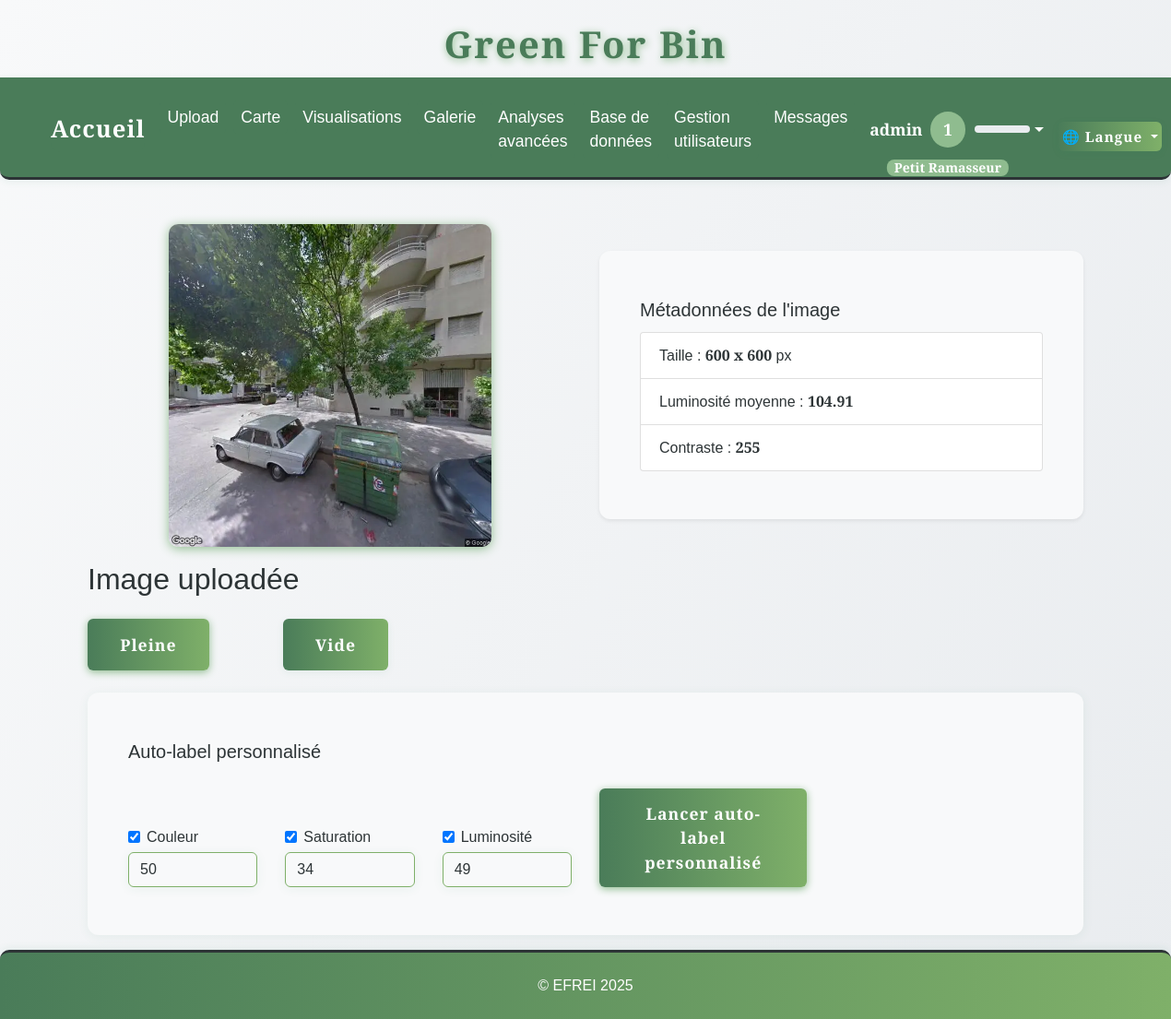
Screenshot of /annotate/00594_00.jpg (signed in) with the database file from the repository.
### tables this page shows
CREATE TABLE images (
                id INTEGER PRIMARY KEY AUTOINCREMENT,
                filename TEXT,
                upload_date TEXT,
                annotation TEXT,
                width INTEGER,
                height INTEGER,
                file_size INTEGER,
                avg_color TEXT,
                hist_rgb TEXT,
                hist_lum TEXT,
                contrast INTEGER,
                contour_count INTEGER,
                localisation TEXT
            , std_h REAL, std_s REAL, std_v REAL);

### app.py (the view, shortened to what this page needs)
@app.route('/annotate/<filename>', methods=['GET', 'POST'])
@login_required
def annotate(filename):
    auto_label = request.args.get('auto_label')
    custom_auto_label_result = None
    with sqlite3.connect(DB_PATH) as conn:
        c = conn.cursor()
        c.execute('''
            SELECT width, height, contrast
            FROM images
            WHERE filename = ?
        ''', (filename,))
        row = c.fetchone()
        if row:
            width, height, contrast = row
        else:
            width, height, contrast = None, None, None
    image_path = os.path.join(app.config['UPLOAD_FOLDER'], filename)
    luminosity = None
    try:
        img = Image.open(image_path).convert('L')
        np_img = np.array(img)
        luminosity = round(float(np.mean(np_img)), 2)
    except Exception as e:
        print(f"[ANNOTATE] Erreur calcul luminosité : {e}")
    metadata = {
        'width': width,
        'height': height,
        'contrast': contrast,
        'luminosity': luminosity
    }
    return render_template('annotate.html', filename=filename, auto_label=auto_label, metadata=metadata, custom_auto_label_result=custom_auto_label_result)

### app.py (called while the page is built)
def get_locale():
    return session.get('lang', request.accept_languages.best_match(['en', 'fr']))

@app.context_processor
def inject_locale():
    return dict(get_locale=get_locale)

@app.context_processor
def inject_user_level():
    def user_level():
        if 'user_id' in session:
            try:
                with sqlite3.connect(DB_PATH) as conn:
                    c = conn.cursor()
                    c.execute("SELECT xp FROM users WHERE id = ?", (session['user_id'],))
                    row = c.fetchone()
                    xp = row[0] if row and row[0] is not None else 0
                return get_user_level(xp)
            except Exception as e:
                print(f"[USER LEVEL] {e}")
        return get_user_level(0)
    return dict(user_level=user_level)

def login_required(f):
    @wraps(f)
    def decorated_function(*args, **kwargs):
        if 'user_id' not in session:
            flash('Vous devez être connecté pour accéder à cette page.', 'error')
            return redirect(url_for('login'))
        return f(*args, **kwargs)
    return decorated_function

### templates/annotate.html (shortened to what this page needs)
<!DOCTYPE html>
{% extends "base.html" %}
{% block content %}
<div class="container mt-4">
    <div class="row align-items-center">
        <div class="col-md-6 text-center">
            <img src="{{ url_for('static', filename='uploads/' ~ filename.rsplit('.', 1)[0] ~ '.webp') }}" alt="{{ _('Image à annoter') }}" class="img-fluid mb-3" style="max-height:350px;" loading="lazy">
        </div>
        <div class="col-md-6">
            <div class="card bg-creme shadow-sm mb-3">
                <div class="card-body">
                    <h5 class="card-title">{{ _("Métadonnées de l'image") }}</h5>
                    <ul class="list-group">
                        <li class="list-group-item">{{ _('Taille') }} : <b>{{ metadata.width }} x {{ metadata.height }}</b> px</li>
                        <li class="list-group-item">{{ _('Luminosité moyenne') }} : <b>{{ metadata.luminosity }}</b></li>
                        <li class="list-group-item">{{ _('Contraste') }} : <b>{{ metadata.contrast }}</b></li>
                    </ul>
                </div>
            </div>
        </div>
    </div>
    <h2>{{ _('Image uploadée') }}</h2>
    <form method="POST" class="d-flex gap-3 mb-4">
        <button type="submit" name="annotation" value="pleine" class="btn btn-success btn-lg" style="margin-right:2.5rem;">{{ _('Pleine') }}</button>
        <button type="submit" name="annotation" value="vide" class="btn btn-outline-success btn-lg" style="margin-left:2.5rem;">{{ _('Vide') }}</button>
    </form>
    <div class="card mb-3">
        <div class="card-body">
            <h5 class="card-title">{{ _('Auto-label personnalisé') }}</h5>
            <form method="POST" class="row g-3 align-items-end">
                <div class="col-md-2">
                    <div class="form-check">
                        <input class="form-check-input" type="checkbox" name="use_std_h" id="use_std_h" checked>
                        <label class="form-check-label" for="use_std_h">Couleur</label>
                    </div>
                    <input type="number" step="any" class="form-control mt-1" name="seuil_h" id="seuil_h" placeholder="Seuil H (ex: 50)" value="50">
                </div>
                <div class="col-md-2">
                    <div class="form-check">
                        <input class="form-check-input" type="checkbox" name="use_std_s" id="use_std_s" checked>
                        <label class="form-check-label" for="use_std_s">Saturation</label>
                    </div>
                    <input type="number" step="any" class="form-control mt-1" name="seuil_s" id="seuil_s" placeholder="Seuil S (ex: 34)" value="34">
                </div>
                <div class="col-md-2">
                    <div class="form-check">
                        <input class="form-check-input" type="checkbox" name="use_std_v" id="use_std_v" checked>
                        <label class="form-check-label" for="use_std_v">Luminosité</label>
                    </div>
                    <input type="number" step="any" class="form-control mt-1" name="seuil_v" id="seuil_v" placeholder="Seuil V (ex: 49)" value="49">
                </div>
                <div class="col-md-3">
                    <button type="submit" name="custom_auto_label" value="1" class="btn btn-primary">{{ _('Lancer auto-label personnalisé') }}</button>
                </div>
            </form>
        </div>
    </div>
</div>
{% endblock %}

### static/css/style.css (style rules this page uses)
:root { --primary-green: #4a7c59; --light-green: #7fb069; --sage-green: #8fbc8f; --cream: #fefefe; --warm-white: #f8f9fa; --soft-gray: #e9ecef; --charcoal: #2d3436; --text-primary: #2d3436; --text-secondary: #636e72; --radius: 2.5rem; --shadow: 0 4px 24px rgba(44, 124, 89, 0.10); --transition: all 0.3s cubic-bezier(.4,0,.2,1); --green-dark: var(--primary-green); --green: var(--light-green); --green-light: var(--sage-green); --beige: var(--cream); --white: var(--cream); --black: var(--charcoal); }
html, body { height: 100%; margin: 0; padding: 0; }
body { display: flex; flex-direction: column; min-height: 100vh; }
.container.mt-4 { flex: 1 0 auto; }
.btn { background: var(--primary-green); color: var(--cream); border: none; border-radius: 2rem; font-family: 'Inter', Arial, sans-serif; font-weight: 600; padding: 0.9rem 2.2rem; font-size: 1.1rem; box-shadow: 0 2px 8px rgba(44, 124, 89, 0.08); transition: var(--transition); cursor: pointer; margin-top: 1rem; letter-spacing: 1px; }
.card { background: var(--white); border-radius: var(--radius); box-shadow: var(--shadow); padding: 2rem 1.5rem; margin-bottom: 2rem; transition: var(--transition); position: relative; overflow: hidden; }
input, textarea, select { background: var(--beige); color: var(--green-dark); border: 2px solid var(--green-light); border-radius: 1.5rem; font-family: 'Inter', Arial, sans-serif; padding: 10px 18px; font-size: 1.08rem; transition: var(--transition); }

### static/css/greenforbin.css (style rules this page uses)
:root { --primary-green: #4a7c59; --light-green: #7fb069; --sage-green: #8fbc8f; --cream: #fefefe; --warm-white: #f8f9fa; --soft-gray: #e9ecef; --charcoal: #2d3436; --text-primary: #2d3436; --text-secondary: #636e72; }
body { background: linear-gradient(135deg, var(--cream) 0%, var(--light-green) 100%); color: var(--text-primary); font-family: 'Segoe UI', 'Roboto', Arial, sans-serif; min-height: 100vh; }
.card { border-radius: 16px; box-shadow: 0 4px 24px 0 rgba(79, 124, 89, 0.10); border: none; background: var(--warm-white); }
.btn-primary, .btn-success, .btn-warning { background: var(--light-green); border: none; color: var(--cream); font-weight: 600; border-radius: 8px; box-shadow: 0 2px 8px var(--sage-green); transition: background 0.2s, box-shadow 0.2s; }
img { border-radius: 10px; box-shadow: 0 2px 12px var(--sage-green); transition: transform 0.2s; }

### templates/base.html (style rules this page uses)
:root { --primary-green: #4a7c59; --light-green: #7fb069; --sage-green: #8fbc8f; --cream: #fefefe; --warm-white: #f8f9fa; --soft-gray: #e9ecef; --charcoal: #2d3436; --text-primary: #2d3436; --text-secondary: #636e72; }
body { background: linear-gradient(120deg, var(--warm-white) 0%, var(--soft-gray) 100%); min-height: 100vh; color: var(--text-primary); font-family: 'Quercus Serif', 'Montserrat', 'Quicksand', Arial, sans-serif !important; }
body, h1, h2, h3, h4, h5, h6, .navbar, .nav-link, .btn, .card, .table, .form-control, .modal-content { font-family: 'Quercus Serif', 'Montserrat', 'Quicksand', Arial, sans-serif !important; color: var(--text-primary); }
.btn, .btn-primary, .btn-success, .btn-outline-success { background: linear-gradient(90deg, var(--primary-green) 0%, var(--light-green) 100%); color: var(--cream); border: none; border-radius: 6px; transition: background 0.3s, color 0.3s, box-shadow 0.3s; }
.card, .box, .content-box, .table, .table-green-text, .form-control, .modal-content { background: var(--warm-white); border-radius: 12px; box-shadow: 0 2px 12px rgba(44, 124, 89, 0.07); border: none; color: var(--text-primary); }
.form-control { background: var(--warm-white); border: 1px solid var(--light-green); color: var(--text-primary); border-radius: 6px; transition: border 0.3s; }

### rows the page displays
images: width "600", height "600", contrast "255"

### other values shown
{{ session.get('username') }} "admin"
{{ lvl.level }} "1"
{{ metadata.luminosity }} "104.91"
